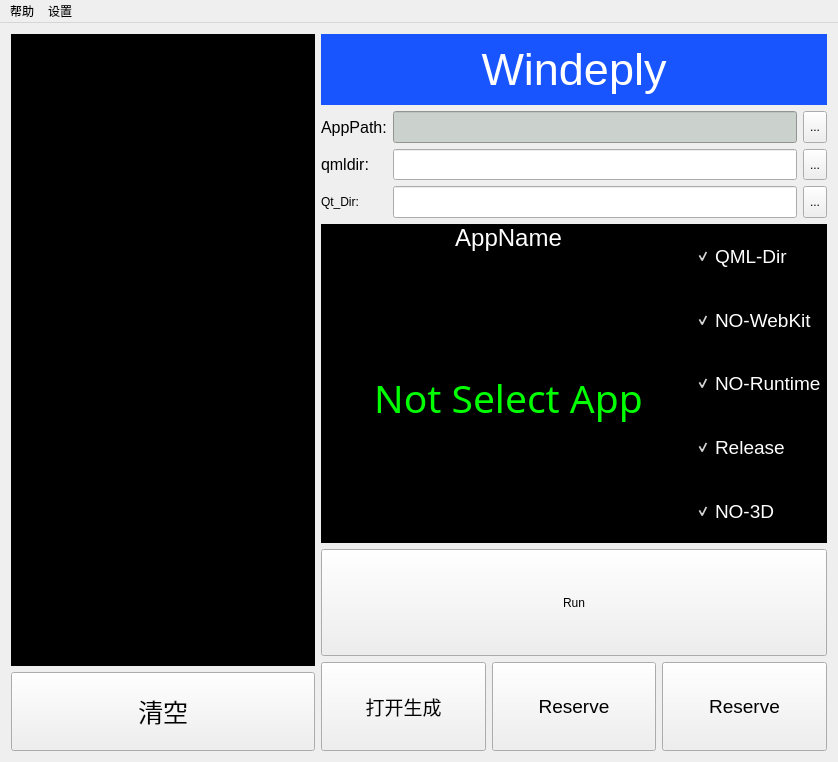
<?xml version="1.0" encoding="UTF-8"?>
<ui version="4.0">
 <class>MainWindow</class>
 <widget class="QMainWindow" name="MainWindow">
  <property name="geometry">
   <rect>
    <x>0</x>
    <y>0</y>
    <width>838</width>
    <height>762</height>
   </rect>
  </property>
  <property name="windowTitle">
   <string>MainWindow</string>
  </property>
  <property name="styleSheet">
   <string notr="true"/>
  </property>
  <widget class="QWidget" name="centralWidget">
   <layout class="QVBoxLayout" name="verticalLayout_9">
    <item>
     <layout class="QHBoxLayout" name="horizontalLayout_5" stretch="3,5">
      <item>
       <layout class="QVBoxLayout" name="verticalLayout_7" stretch="8,1">
        <item>
         <widget class="QTextBrowser" name="textBrowser">
          <property name="styleSheet">
           <string notr="true">font: 14pt &quot;Arial&quot;;
color: rgb(0, 255, 0);
background-color: rgb(0, 0, 0);</string>
          </property>
         </widget>
        </item>
        <item>
         <widget class="QPushButton" name="Btn_clear">
          <property name="sizePolicy">
           <sizepolicy hsizetype="Minimum" vsizetype="Preferred">
            <horstretch>0</horstretch>
            <verstretch>0</verstretch>
           </sizepolicy>
          </property>
          <property name="font">
           <font>
            <pointsize>19</pointsize>
           </font>
          </property>
          <property name="text">
           <string>清空</string>
          </property>
         </widget>
        </item>
       </layout>
      </item>
      <item>
       <layout class="QVBoxLayout" name="verticalLayout_8" stretch="7,1">
        <item>
         <layout class="QVBoxLayout" name="verticalLayout_6" stretch="2,3,9,3">
          <item>
           <widget class="QLabel" name="label_3">
            <property name="font">
             <font>
              <family>Arial</family>
              <pointsize>34</pointsize>
              <weight>10</weight>
              <italic>false</italic>
              <bold>false</bold>
             </font>
            </property>
            <property name="styleSheet">
             <string notr="true">background-color: rgb(25, 85, 255);
color: rgb(255, 255, 255);
font: 87 34pt &quot;Arial&quot;;</string>
            </property>
            <property name="text">
             <string>Windeply</string>
            </property>
            <property name="alignment">
             <set>Qt::AlignCenter</set>
            </property>
           </widget>
          </item>
          <item>
           <layout class="QHBoxLayout" name="horizontalLayout_2">
            <item>
             <layout class="QHBoxLayout" name="horizontalLayout">
              <item>
               <layout class="QVBoxLayout" name="verticalLayout_2">
                <item>
                 <widget class="QLabel" name="label_2">
                  <property name="font">
                   <font>
                    <pointsize>12</pointsize>
                   </font>
                  </property>
                  <property name="text">
                   <string>AppPath:</string>
                  </property>
                 </widget>
                </item>
                <item>
                 <widget class="QLabel" name="label">
                  <property name="font">
                   <font>
                    <pointsize>12</pointsize>
                   </font>
                  </property>
                  <property name="text">
                   <string>qmldir:</string>
                  </property>
                 </widget>
                </item>
                <item>
                 <widget class="QLabel" name="label_5">
                  <property name="text">
                   <string>Qt_Dir:</string>
                  </property>
                 </widget>
                </item>
               </layout>
              </item>
              <item>
               <layout class="QVBoxLayout" name="verticalLayout_3">
                <item>
                 <widget class="QLineEdit" name="AppPath">
                  <property name="sizePolicy">
                   <sizepolicy hsizetype="Expanding" vsizetype="Preferred">
                    <horstretch>0</horstretch>
                    <verstretch>0</verstretch>
                   </sizepolicy>
                  </property>
                  <property name="font">
                   <font>
                    <pointsize>14</pointsize>
                   </font>
                  </property>
                  <property name="styleSheet">
                   <string notr="true">background-color: rgb(203, 209, 205);
color: rgb(0, 0, 0);</string>
                  </property>
                  <property name="readOnly">
                   <bool>true</bool>
                  </property>
                 </widget>
                </item>
                <item>
                 <widget class="QLineEdit" name="qmldir">
                  <property name="sizePolicy">
                   <sizepolicy hsizetype="Expanding" vsizetype="Preferred">
                    <horstretch>0</horstretch>
                    <verstretch>0</verstretch>
                   </sizepolicy>
                  </property>
                  <property name="font">
                   <font>
                    <pointsize>14</pointsize>
                   </font>
                  </property>
                 </widget>
                </item>
                <item>
                 <widget class="QLineEdit" name="pathC">
                  <property name="sizePolicy">
                   <sizepolicy hsizetype="Expanding" vsizetype="Preferred">
                    <horstretch>0</horstretch>
                    <verstretch>0</verstretch>
                   </sizepolicy>
                  </property>
                 </widget>
                </item>
               </layout>
              </item>
             </layout>
            </item>
            <item>
             <layout class="QVBoxLayout" name="verticalLayout_4">
              <item>
               <widget class="QToolButton" name="toolButton">
                <property name="sizePolicy">
                 <sizepolicy hsizetype="Preferred" vsizetype="Preferred">
                  <horstretch>0</horstretch>
                  <verstretch>0</verstretch>
                 </sizepolicy>
                </property>
                <property name="text">
                 <string>...</string>
                </property>
               </widget>
              </item>
              <item>
               <widget class="QToolButton" name="TB_qmldir">
                <property name="sizePolicy">
                 <sizepolicy hsizetype="Preferred" vsizetype="Preferred">
                  <horstretch>0</horstretch>
                  <verstretch>0</verstretch>
                 </sizepolicy>
                </property>
                <property name="text">
                 <string>...</string>
                </property>
               </widget>
              </item>
              <item>
               <widget class="QToolButton" name="toolButton_2">
                <property name="sizePolicy">
                 <sizepolicy hsizetype="Preferred" vsizetype="Preferred">
                  <horstretch>0</horstretch>
                  <verstretch>0</verstretch>
                 </sizepolicy>
                </property>
                <property name="text">
                 <string>...</string>
                </property>
               </widget>
              </item>
             </layout>
            </item>
           </layout>
          </item>
          <item>
           <layout class="QHBoxLayout" name="horizontalLayout_3" stretch="1,0">
            <property name="spacing">
             <number>0</number>
            </property>
            <item>
             <layout class="QVBoxLayout" name="verticalLayout_5" stretch="0,10">
              <property name="spacing">
               <number>0</number>
              </property>
              <item>
               <widget class="QLabel" name="label_4">
                <property name="font">
                 <font>
                  <pointsize>18</pointsize>
                 </font>
                </property>
                <property name="styleSheet">
                 <string notr="true">color: rgb(255, 255, 255);
background-color: rgb(0, 0, 0);</string>
                </property>
                <property name="text">
                 <string>AppName</string>
                </property>
                <property name="alignment">
                 <set>Qt::AlignCenter</set>
                </property>
               </widget>
              </item>
              <item>
               <widget class="QLabel" name="appName">
                <property name="font">
                 <font>
                  <family>SF Compact Display</family>
                  <pointsize>29</pointsize>
                  <weight>9</weight>
                  <italic>false</italic>
                  <bold>false</bold>
                 </font>
                </property>
                <property name="layoutDirection">
                 <enum>Qt::LeftToRight</enum>
                </property>
                <property name="styleSheet">
                 <string notr="true">font: 75 29pt &quot;SF Compact Display&quot;;
background-color: rgb(0, 0, 0);
color: rgb(0, 255, 0);</string>
                </property>
                <property name="text">
                 <string>Not Select App</string>
                </property>
                <property name="alignment">
                 <set>Qt::AlignCenter</set>
                </property>
               </widget>
              </item>
             </layout>
            </item>
            <item>
             <layout class="QVBoxLayout" name="verticalLayout">
              <property name="spacing">
               <number>0</number>
              </property>
              <item>
               <widget class="QCheckBox" name="CB_QML">
                <property name="sizePolicy">
                 <sizepolicy hsizetype="Minimum" vsizetype="Preferred">
                  <horstretch>0</horstretch>
                  <verstretch>0</verstretch>
                 </sizepolicy>
                </property>
                <property name="font">
                 <font>
                  <pointsize>14</pointsize>
                 </font>
                </property>
                <property name="styleSheet">
                 <string notr="true">background-color: rgb(0, 0, 0);
color: rgb(255, 255, 255);</string>
                </property>
                <property name="text">
                 <string>QML-Dir</string>
                </property>
                <property name="checked">
                 <bool>true</bool>
                </property>
               </widget>
              </item>
              <item>
               <widget class="QCheckBox" name="CB_WebKit">
                <property name="sizePolicy">
                 <sizepolicy hsizetype="Minimum" vsizetype="Preferred">
                  <horstretch>0</horstretch>
                  <verstretch>0</verstretch>
                 </sizepolicy>
                </property>
                <property name="font">
                 <font>
                  <pointsize>14</pointsize>
                 </font>
                </property>
                <property name="styleSheet">
                 <string notr="true">background-color: rgb(0, 0, 0);
color: rgb(255, 255, 255);</string>
                </property>
                <property name="text">
                 <string>NO-WebKit</string>
                </property>
                <property name="checked">
                 <bool>true</bool>
                </property>
               </widget>
              </item>
              <item>
               <widget class="QCheckBox" name="CB_Runtime">
                <property name="sizePolicy">
                 <sizepolicy hsizetype="Preferred" vsizetype="Preferred">
                  <horstretch>0</horstretch>
                  <verstretch>0</verstretch>
                 </sizepolicy>
                </property>
                <property name="font">
                 <font>
                  <pointsize>14</pointsize>
                 </font>
                </property>
                <property name="styleSheet">
                 <string notr="true">background-color: rgb(0, 0, 0);
color: rgb(255, 255, 255);</string>
                </property>
                <property name="text">
                 <string>NO-Runtime</string>
                </property>
                <property name="checked">
                 <bool>true</bool>
                </property>
               </widget>
              </item>
              <item>
               <widget class="QCheckBox" name="CB_Release">
                <property name="sizePolicy">
                 <sizepolicy hsizetype="Expanding" vsizetype="Preferred">
                  <horstretch>0</horstretch>
                  <verstretch>0</verstretch>
                 </sizepolicy>
                </property>
                <property name="font">
                 <font>
                  <pointsize>14</pointsize>
                 </font>
                </property>
                <property name="styleSheet">
                 <string notr="true">background-color: rgb(0, 0, 0);
color: rgb(255, 255, 255);</string>
                </property>
                <property name="text">
                 <string>Release</string>
                </property>
                <property name="checked">
                 <bool>true</bool>
                </property>
               </widget>
              </item>
              <item>
               <widget class="QCheckBox" name="CB_3D">
                <property name="sizePolicy">
                 <sizepolicy hsizetype="Expanding" vsizetype="Preferred">
                  <horstretch>0</horstretch>
                  <verstretch>0</verstretch>
                 </sizepolicy>
                </property>
                <property name="font">
                 <font>
                  <pointsize>14</pointsize>
                 </font>
                </property>
                <property name="styleSheet">
                 <string notr="true">background-color: rgb(0, 0, 0);
color: rgb(255, 255, 255);</string>
                </property>
                <property name="text">
                 <string>NO-3D</string>
                </property>
                <property name="checked">
                 <bool>true</bool>
                </property>
               </widget>
              </item>
             </layout>
            </item>
           </layout>
          </item>
          <item>
           <widget class="QPushButton" name="Run">
            <property name="sizePolicy">
             <sizepolicy hsizetype="Minimum" vsizetype="Expanding">
              <horstretch>0</horstretch>
              <verstretch>0</verstretch>
             </sizepolicy>
            </property>
            <property name="styleSheet">
             <string notr="true">font: 87 24pt &quot;Arial&quot;;</string>
            </property>
            <property name="text">
             <string>Run</string>
            </property>
            <property name="icon">
             <iconset resource="res.qrc">
              <normaloff>:/res/start.png</normaloff>
              <normalon>:/res/pause.png</normalon>
              <disabledoff>:/res/start-disable.png</disabledoff>
              <disabledon>:/res/start-disable.png</disabledon>:/res/start.png</iconset>
            </property>
            <property name="iconSize">
             <size>
              <width>48</width>
              <height>48</height>
             </size>
            </property>
           </widget>
          </item>
         </layout>
        </item>
        <item>
         <layout class="QHBoxLayout" name="horizontalLayout_4" stretch="1,1,1">
          <item>
           <widget class="QPushButton" name="OpenDir">
            <property name="enabled">
             <bool>true</bool>
            </property>
            <property name="sizePolicy">
             <sizepolicy hsizetype="Minimum" vsizetype="Preferred">
              <horstretch>0</horstretch>
              <verstretch>0</verstretch>
             </sizepolicy>
            </property>
            <property name="font">
             <font>
              <pointsize>14</pointsize>
             </font>
            </property>
            <property name="text">
             <string>打开生成</string>
            </property>
           </widget>
          </item>
          <item>
           <widget class="QPushButton" name="pushButton_3">
            <property name="sizePolicy">
             <sizepolicy hsizetype="Minimum" vsizetype="Preferred">
              <horstretch>0</horstretch>
              <verstretch>0</verstretch>
             </sizepolicy>
            </property>
            <property name="font">
             <font>
              <pointsize>14</pointsize>
             </font>
            </property>
            <property name="text">
             <string>Reserve</string>
            </property>
           </widget>
          </item>
          <item>
           <widget class="QPushButton" name="reserve_temp">
            <property name="sizePolicy">
             <sizepolicy hsizetype="Minimum" vsizetype="Preferred">
              <horstretch>0</horstretch>
              <verstretch>0</verstretch>
             </sizepolicy>
            </property>
            <property name="font">
             <font>
              <pointsize>14</pointsize>
             </font>
            </property>
            <property name="text">
             <string>Reserve</string>
            </property>
           </widget>
          </item>
         </layout>
        </item>
       </layout>
      </item>
     </layout>
    </item>
   </layout>
  </widget>
  <widget class="QMenuBar" name="menuBar">
   <property name="geometry">
    <rect>
     <x>0</x>
     <y>0</y>
     <width>838</width>
     <height>22</height>
    </rect>
   </property>
   <widget class="QMenu" name="menu">
    <property name="title">
     <string>帮助</string>
    </property>
    <addaction name="action"/>
    <addaction name="action_2"/>
    <addaction name="separator"/>
   </widget>
   <widget class="QMenu" name="menu_2">
    <property name="title">
     <string>设置</string>
    </property>
    <addaction name="actionQTDIR"/>
   </widget>
   <addaction name="menu"/>
   <addaction name="menu_2"/>
  </widget>
  <action name="action">
   <property name="text">
    <string>关于</string>
   </property>
  </action>
  <action name="action_2">
   <property name="text">
    <string>使用说明</string>
   </property>
  </action>
  <action name="actionQTDIR">
   <property name="text">
    <string>QTDIR</string>
   </property>
  </action>
 </widget>
 <layoutdefault spacing="6" margin="11"/>
 <resources>
  <include location="res.qrc"/>
 </resources>
 <connections/>
</ui>
